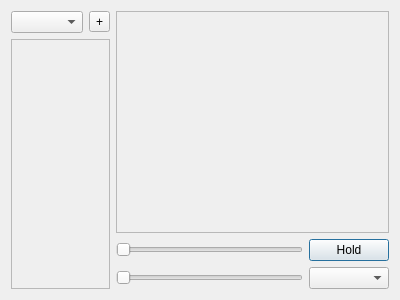
<?xml version="1.0" encoding="UTF-8"?>
<ui version="4.0">
 <class>Dialog</class>
 <widget class="QDialog" name="Dialog">
  <property name="geometry">
   <rect>
    <x>0</x>
    <y>0</y>
    <width>400</width>
    <height>300</height>
   </rect>
  </property>
  <property name="windowTitle">
   <string>Superplot</string>
  </property>
  <layout class="QHBoxLayout" name="horizontalLayout" stretch="0,1">
   <item>
    <layout class="QGridLayout" name="gridLayout">
     <item row="0" column="1">
      <widget class="QToolButton" name="toolButton">
       <property name="text">
        <string>+</string>
       </property>
      </widget>
     </item>
     <item row="0" column="0">
      <widget class="WorkspaceSelector" name="comboBox"/>
     </item>
     <item row="1" column="0" colspan="2">
      <widget class="QFrame" name="frame">
       <property name="frameShape">
        <enum>QFrame::StyledPanel</enum>
       </property>
       <property name="frameShadow">
        <enum>QFrame::Raised</enum>
       </property>
      </widget>
     </item>
    </layout>
   </item>
   <item>
    <layout class="QGridLayout" name="gridLayout_2">
     <item row="2" column="0">
      <widget class="QSlider" name="horizontalSlider_2">
       <property name="orientation">
        <enum>Qt::Horizontal</enum>
       </property>
      </widget>
     </item>
     <item row="1" column="0">
      <widget class="QSlider" name="horizontalSlider">
       <property name="orientation">
        <enum>Qt::Horizontal</enum>
       </property>
      </widget>
     </item>
     <item row="2" column="1">
      <widget class="QComboBox" name="comboBox_2"/>
     </item>
     <item row="1" column="1">
      <widget class="QPushButton" name="pushButton">
       <property name="text">
        <string>Hold</string>
       </property>
      </widget>
     </item>
     <item row="0" column="0" colspan="2">
      <widget class="QFrame" name="frame_2">
       <property name="frameShape">
        <enum>QFrame::StyledPanel</enum>
       </property>
       <property name="frameShadow">
        <enum>QFrame::Raised</enum>
       </property>
      </widget>
     </item>
    </layout>
   </item>
  </layout>
 </widget>
 <customwidgets>
  <customwidget>
   <class>WorkspaceSelector</class>
   <extends>QComboBox</extends>
   <header>mantidqt.widgets.workspaceselector</header>
  </customwidget>
 </customwidgets>
 <resources/>
 <connections/>
</ui>
